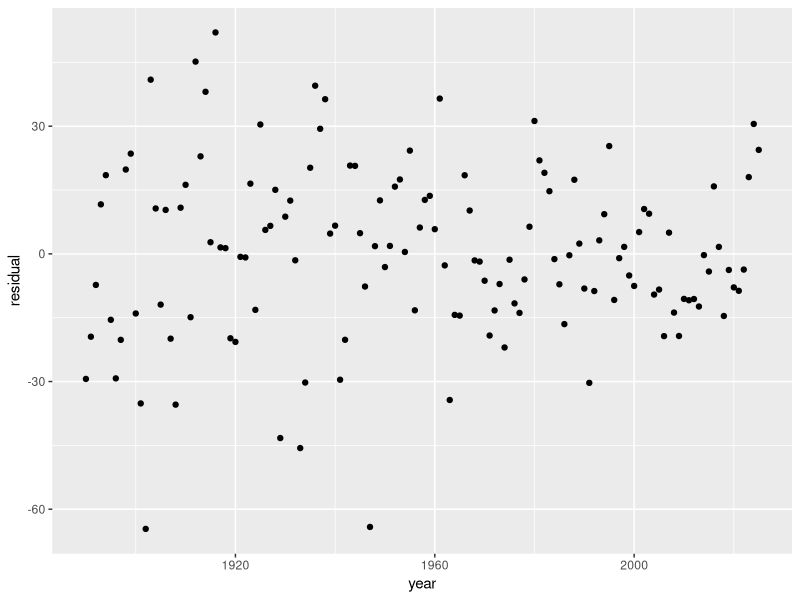
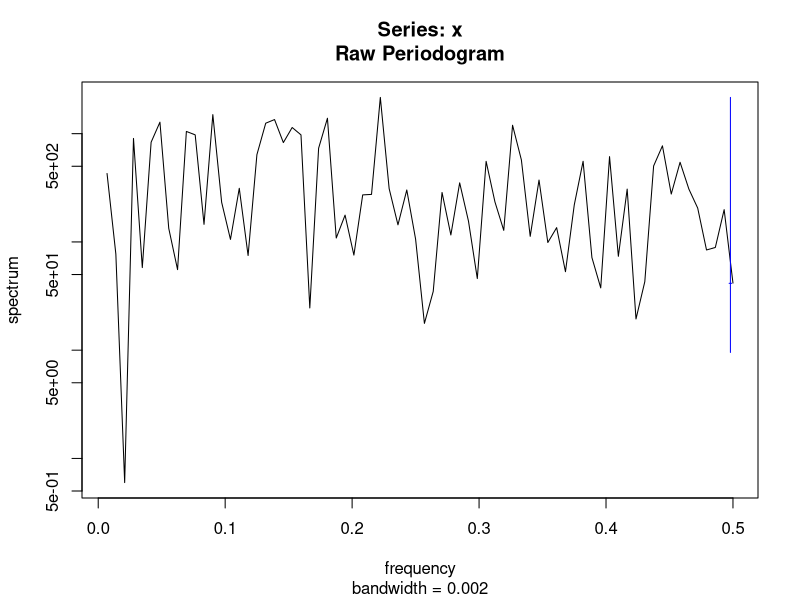

Reproduce these figures in R, in order.
## ---- chunk 1

knitr::opts_chunk$set(
  echo = TRUE,
  comment=FALSE,
  message=FALSE,
  warning = FALSE
)
require(tidyverse)
## ---- chunk 2

aug_long <- read_delim(file = "../../data/deltares/results/dutch-sea-level-products.csv", comment = "#")

seaLevelClean <- aug_long %>%
  select(year, name, height, fitted_total) %>%
  mutate(residual = height - fitted_total)

ggplot(seaLevelClean, aes(year, residual)) + geom_point()

## ---- chunk 3

spec <- stats::spectrum(seaLevelClean$residual, log = "yes")
## ---- chunk 4
# Residuals selecteren
y <- seaLevelClean$residual
y <- y[is.finite(y)]

n <- length(y)
y <- y - mean(y)

# FFT van de oorspronkelijke data
z <- fft(y)
freq <- (0:(n - 1)) / n
power <- Mod(z)^2 / n

# Positieve frequenties, zonder nulfrequentie
idx_pos <- 2:(floor(n / 2) + 1)

freq_pos <- freq[idx_pos]
power_pos <- power[idx_pos]

# Geobserveerde hoogste piek
peak_index <- which.max(power_pos)
observed_peak <- power_pos[peak_index]

observed_frequency <- freq_pos[peak_index]
observed_period <- 1 / observed_frequency

c(
  frequency = observed_frequency,
  period_years = observed_period,
  power = observed_peak
)

## ---- chunk 5
set.seed(123)

n_sim <- 5000
max_powers <- numeric(n_sim)

for (i in seq_len(n_sim)) {
  y_sim <- sample(y)

  z_sim <- fft(y_sim)
  power_sim <- Mod(z_sim)^2 / n

  # Gebruik dezelfde positieve frequenties
  power_sim_pos <- power_sim[idx_pos]

  max_powers[i] <- max(power_sim_pos)
}

# Empirische p-waarde
p_value <- (
  1 + sum(max_powers >= observed_peak)
) / (n_sim + 1)

cat("De p-waarde voor de maximale piek is ", p_value)
